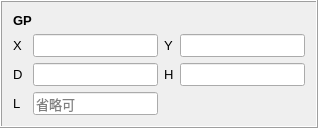
        <widget class="QFrame" name="frame_3">
         <property name="frameShape">
          <enum>QFrame::Box</enum>
         </property>
         <property name="frameShadow">
          <enum>QFrame::Raised</enum>
         </property>
         <layout class="QGridLayout" name="gridLayout_33">
          <item row="0" column="0">
           <layout class="QGridLayout" name="gridLayout">
            <item row="0" column="0" colspan="3">
             <widget class="QLabel" name="label_30">
              <property name="font">
               <font>
                <pointsize>10</pointsize>
                <weight>75</weight>
                <bold>true</bold>
               </font>
              </property>
              <property name="frameShadow">
               <enum>QFrame::Sunken</enum>
              </property>
              <property name="text">
               <string>GP</string>
              </property>
              <property name="wordWrap">
               <bool>false</bool>
              </property>
             </widget>
            </item>
            <item row="1" column="0" colspan="2">
             <widget class="QLabel" name="label_31">
              <property name="font">
               <font>
                <pointsize>10</pointsize>
               </font>
              </property>
              <property name="text">
               <string>X</string>
              </property>
             </widget>
            </item>
            <item row="1" column="2">
             <widget class="QLineEdit" name="f_gpx">
              <property name="font">
               <font>
                <pointsize>10</pointsize>
               </font>
              </property>
              <property name="text">
               <string/>
              </property>
              <property name="placeholderText">
               <string/>
              </property>
             </widget>
            </item>
            <item row="1" column="3">
             <widget class="QLabel" name="label_43">
              <property name="font">
               <font>
                <pointsize>10</pointsize>
               </font>
              </property>
              <property name="text">
               <string>Y</string>
              </property>
             </widget>
            </item>
            <item row="1" column="4">
             <widget class="QLineEdit" name="f_gpy">
              <property name="font">
               <font>
                <pointsize>10</pointsize>
               </font>
              </property>
              <property name="text">
               <string/>
              </property>
              <property name="placeholderText">
               <string/>
              </property>
             </widget>
            </item>
            <item row="2" column="0" colspan="2">
             <widget class="QLabel" name="label_32">
              <property name="font">
               <font>
                <pointsize>10</pointsize>
               </font>
              </property>
              <property name="text">
               <string>D</string>
              </property>
             </widget>
            </item>
            <item row="2" column="2">
             <widget class="QLineEdit" name="f_gpd">
              <property name="font">
               <font>
                <pointsize>10</pointsize>
               </font>
              </property>
              <property name="text">
               <string/>
              </property>
              <property name="placeholderText">
               <string/>
              </property>
             </widget>
            </item>
            <item row="2" column="4">
             <widget class="QLineEdit" name="f_gph">
              <property name="font">
               <font>
                <pointsize>10</pointsize>
               </font>
              </property>
              <property name="text">
               <string/>
              </property>
              <property name="placeholderText">
               <string/>
              </property>
             </widget>
            </item>
            <item row="3" column="0">
             <widget class="QLabel" name="label_45">
              <property name="font">
               <font>
                <pointsize>10</pointsize>
               </font>
              </property>
              <property name="text">
               <string>L</string>
              </property>
             </widget>
            </item>
            <item row="3" column="2">
             <widget class="QLineEdit" name="f_gpl">
              <property name="font">
               <font>
                <pointsize>10</pointsize>
               </font>
              </property>
              <property name="text">
               <string/>
              </property>
              <property name="placeholderText">
               <string>省略可</string>
              </property>
             </widget>
            </item>
            <item row="2" column="3">
             <widget class="QLabel" name="label_44">
              <property name="font">
               <font>
                <pointsize>10</pointsize>
               </font>
              </property>
              <property name="text">
               <string>H</string>
              </property>
             </widget>
            </item>
           </layout>
          </item>
         </layout>
        </widget>
